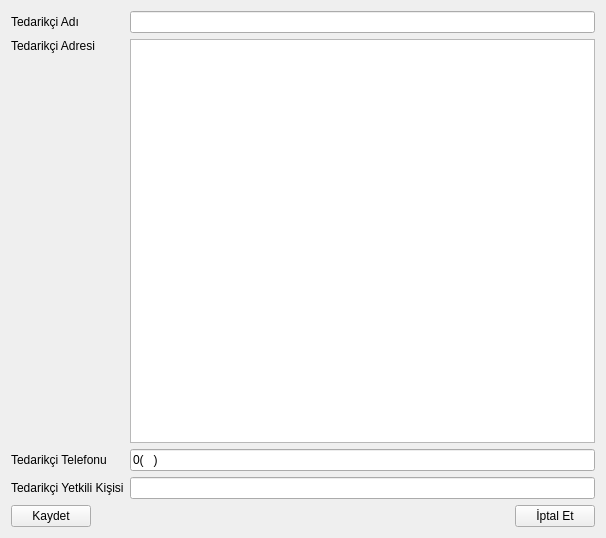
<?xml version="1.0" encoding="UTF-8"?>
<ui version="4.0">
 <class>TedarikciDuzenleme</class>
 <widget class="QWidget" name="TedarikciDuzenleme">
  <property name="geometry">
   <rect>
    <x>0</x>
    <y>0</y>
    <width>606</width>
    <height>538</height>
   </rect>
  </property>
  <property name="windowTitle">
   <string>Form</string>
  </property>
  <layout class="QVBoxLayout" name="verticalLayout">
   <item>
    <layout class="QGridLayout" name="gridLayout">
     <item row="0" column="0">
      <widget class="QLabel" name="label">
       <property name="text">
        <string>Tedarikçi Adı</string>
       </property>
      </widget>
     </item>
     <item row="0" column="1">
      <widget class="QLineEdit" name="leTedarikciAdi"/>
     </item>
     <item row="1" column="0">
      <widget class="QLabel" name="label_2">
       <property name="text">
        <string>Tedarikçi Adresi</string>
       </property>
       <property name="alignment">
        <set>Qt::AlignLeading|Qt::AlignLeft|Qt::AlignTop</set>
       </property>
      </widget>
     </item>
     <item row="1" column="1">
      <widget class="QPlainTextEdit" name="pteTedarikciAdresi"/>
     </item>
     <item row="2" column="0">
      <widget class="QLabel" name="label_3">
       <property name="text">
        <string>Tedarikçi Telefonu</string>
       </property>
      </widget>
     </item>
     <item row="2" column="1">
      <widget class="QLineEdit" name="leTedarikciTelefonu">
       <property name="inputMask">
        <string>\0(D99) 999 99 99</string>
       </property>
      </widget>
     </item>
     <item row="3" column="0">
      <widget class="QLabel" name="label_4">
       <property name="text">
        <string>Tedarikçi Yetkili Kişisi</string>
       </property>
      </widget>
     </item>
     <item row="3" column="1">
      <widget class="QLineEdit" name="leTedarikciYetkiliKisi"/>
     </item>
    </layout>
   </item>
   <item>
    <layout class="QHBoxLayout" name="horizontalLayout">
     <item>
      <widget class="QPushButton" name="btnKaydet">
       <property name="text">
        <string>Kaydet</string>
       </property>
      </widget>
     </item>
     <item>
      <spacer name="horizontalSpacer">
       <property name="orientation">
        <enum>Qt::Horizontal</enum>
       </property>
       <property name="sizeHint" stdset="0">
        <size>
         <width>40</width>
         <height>20</height>
        </size>
       </property>
      </spacer>
     </item>
     <item>
      <widget class="QPushButton" name="btnIptal">
       <property name="text">
        <string>İptal Et</string>
       </property>
      </widget>
     </item>
    </layout>
   </item>
  </layout>
 </widget>
 <resources/>
 <connections/>
</ui>
